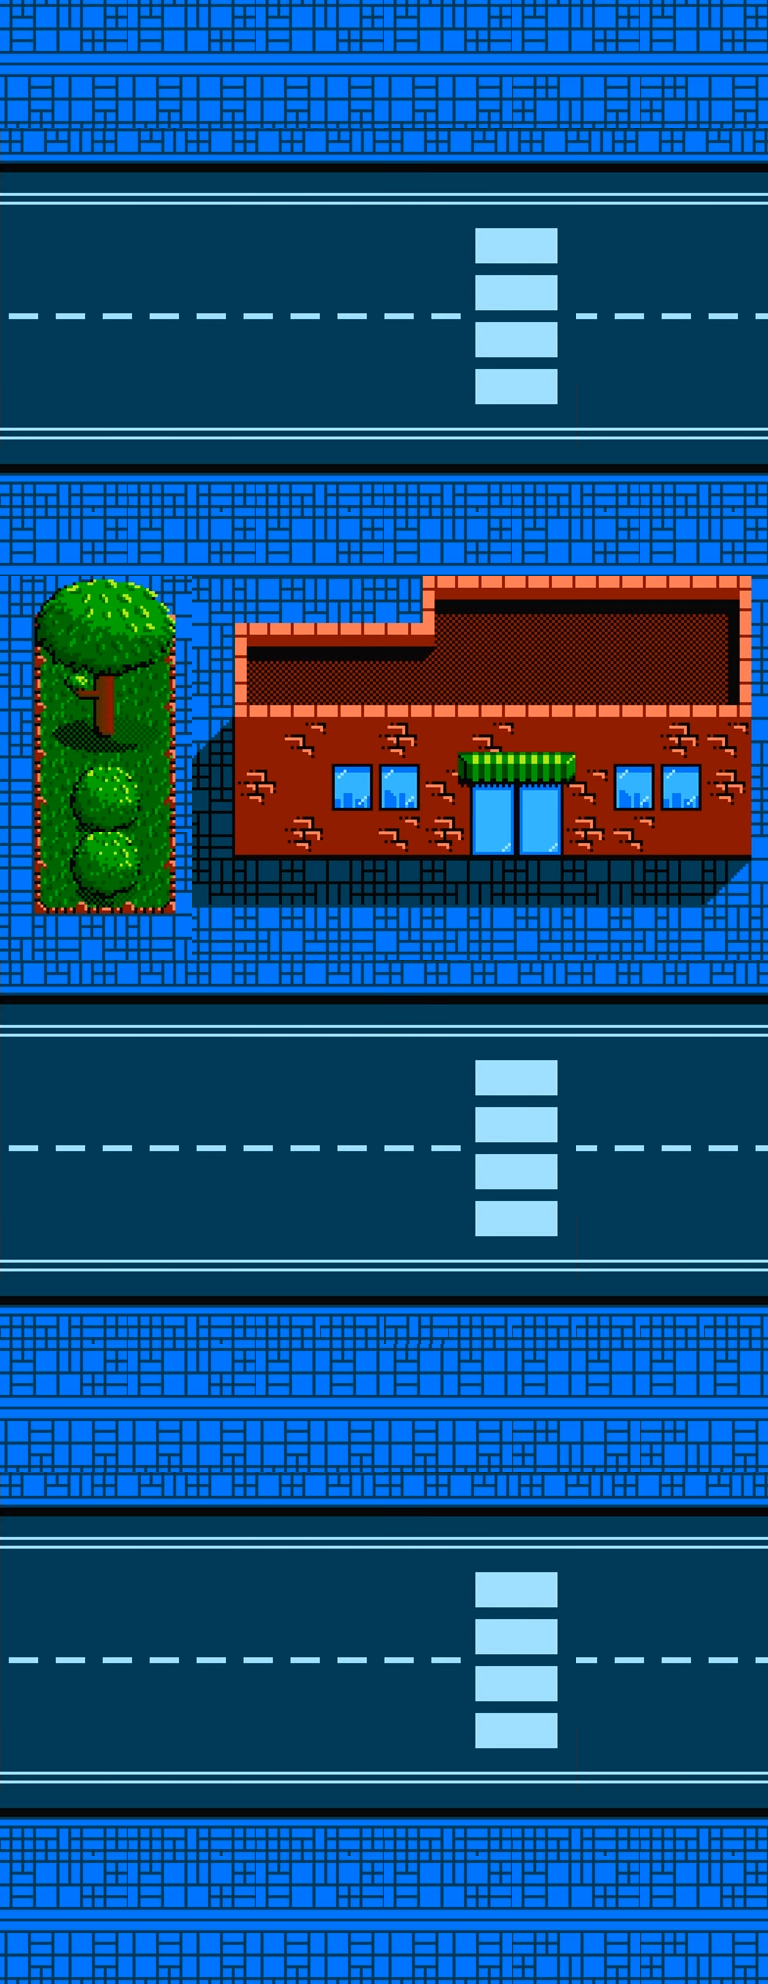

Rendered tile map (Tiled .tmx) drawn with the repository's tilesets; below, a short description and the full map source, tile grids included:
An orthogonal 12x31 tile map with 64x64 px tiles, 1 tile layer (Tile Layer 1) and 18 objects (7x Collision, 4x left, 2x 1, 2x right, Player, ...).

<map version="1.0" tiledversion="2017.06.13" orientation="orthogonal" renderorder="right-down" width="12" height="31" tilewidth="64" tileheight="64" nextobjectid="28">
 <tileset firstgid="1" source="city.tsx" />
 <layer name="Tile Layer 1" width="12" height="31">
  <data encoding="csv">
2684354816,2684354787,2684354816,2684354787,2684354816,2684354787,2684354816,2684354787,2684354816,2684354787,2684354816,2684354787,
1610612992,1610612992,1610612992,1610612992,1610612992,1610612992,1610612992,1610612992,1610612963,1610612992,1610612963,1610612992,
320,321,322,323,324,325,334,335,336,337,338,339,
349,350,351,352,353,354,355,356,357,350,350,351,
378,379,380,381,382,383,384,385,386,379,380,381,
407,408,409,410,411,412,413,414,415,408,409,410,
436,437,438,439,440,441,442,443,444,436,437,438,
2684354806,2684354777,2684354806,2684354777,2684354806,2684354777,2684354806,2684354777,2684354806,2684354777,2684354806,2684354777,
2684354816,2684354787,2684354816,2684354787,2684354816,2684354787,2684354816,2684354787,2684354816,2684354787,2684354816,2684354787,
195,196,197,15,16,17,18,19,20,21,22,23,
224,225,226,44,45,46,47,48,49,50,51,52,
253,254,255,73,74,75,76,77,78,79,80,81,
282,283,284,102,103,104,105,106,107,108,109,110,
282,283,284,131,132,133,134,135,136,137,138,139,
311,312,313,160,161,162,163,164,165,166,167,168,
320,321,322,323,324,325,334,324,325,323,324,325,
349,350,351,352,353,354,355,356,357,350,350,351,
378,379,380,381,382,383,384,385,386,379,380,381,
407,408,409,410,411,412,413,414,415,408,409,410,
436,437,438,439,440,441,442,443,444,436,437,438,
2684354806,2684354777,2684354806,2684354777,2684354806,2684354806,2684354748,2684354806,2684354806,2684354806,2684354806,2684354806,
2684354816,2684354787,2684354816,2684354787,2684354816,2684354816,2684354816,2684354816,2684354816,2684354816,2684354816,2684354816,
1610612992,1610612992,1610612992,1610612992,1610612992,1610612992,1610612992,1610612992,1610612963,1610612992,1610612963,1610612992,
320,321,322,323,324,325,334,335,336,337,338,339,
349,350,351,352,353,354,355,356,357,350,350,351,
378,379,380,381,382,383,384,385,386,379,380,381,
407,408,409,410,411,412,413,414,415,408,409,410,
436,437,438,439,440,441,442,443,444,436,437,438,
2684354806,2684354777,2684354806,2684354777,2684354806,2684354777,2684354806,2684354777,2684354806,2684354777,2684354806,2684354777,
2684354816,2684354787,2684354816,2684354787,2684354816,2684354787,2684354816,2684354787,2684354816,2684354787,2684354816,2684354787,
1610612992,1610612992,1610612992,1610612992,1610612992,1610612992,1610612992,1610612992,1610612963,1610612992,1610612963,1610612992
</data>
 </layer>
 <objectgroup name="Objects">
  <object id="2" name="Player" x="640" y="1856" width="64" height="64" />
  <object id="8" name="Collision" x="-64" y="0" width="64" height="1984" />
  <object id="9" name="Collision" x="768" y="0" width="64" height="1984" />
  <object id="10" name="Collision" x="0" y="1984" width="768" height="64" />
  <object id="11" name="Collision" x="0" y="-64" width="768" height="64" />
  <object id="12" name="Recycle" x="640" y="832" width="64" height="64" />
  <object id="14" name="Spawn" type="1" x="0" y="0" width="768" height="320" />
  <object id="15" name="Spawn" type="2" x="0" y="1472" width="768" height="320" />
  <object id="20" name="Spawn" type="1" x="0" y="960" width="768" height="320" />
  <object id="25" name="Collision" x="48" y="576" width="112" height="256" />
  <object id="26" name="Collision" x="240" y="624" width="512" height="144" />
  <object id="27" name="Collision" x="416" y="576" width="336" height="48" />
 </objectgroup>
 <objectgroup name="Vehicles" visible="0">
  <object id="16" name="Vehicle" type="right" x="-320" y="1536" width="64" height="64" />
  <object id="17" name="Vehicle" type="right" x="-320" y="1664" width="64" height="64" />
  <object id="21" name="Vehicle" type="left" x="1024" y="1024" width="64" height="64" />
  <object id="22" name="Vehicle" type="left" x="1024" y="1152" width="64" height="64" />
  <object id="23" name="Vehicle" type="left" x="1024" y="192" width="64" height="64" />
  <object id="24" name="Vehicle" type="left" x="1024" y="320" width="64" height="64" />
 </objectgroup>
</map>
